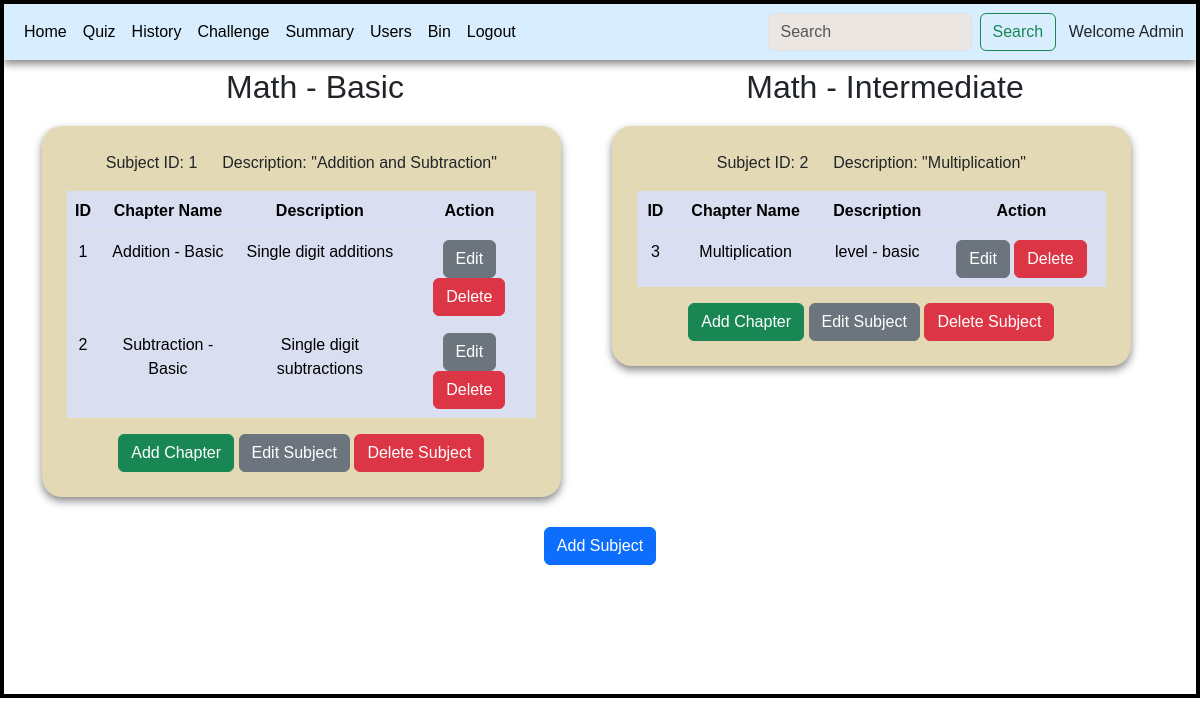
/admin, run on an earlier commit of the app's database.
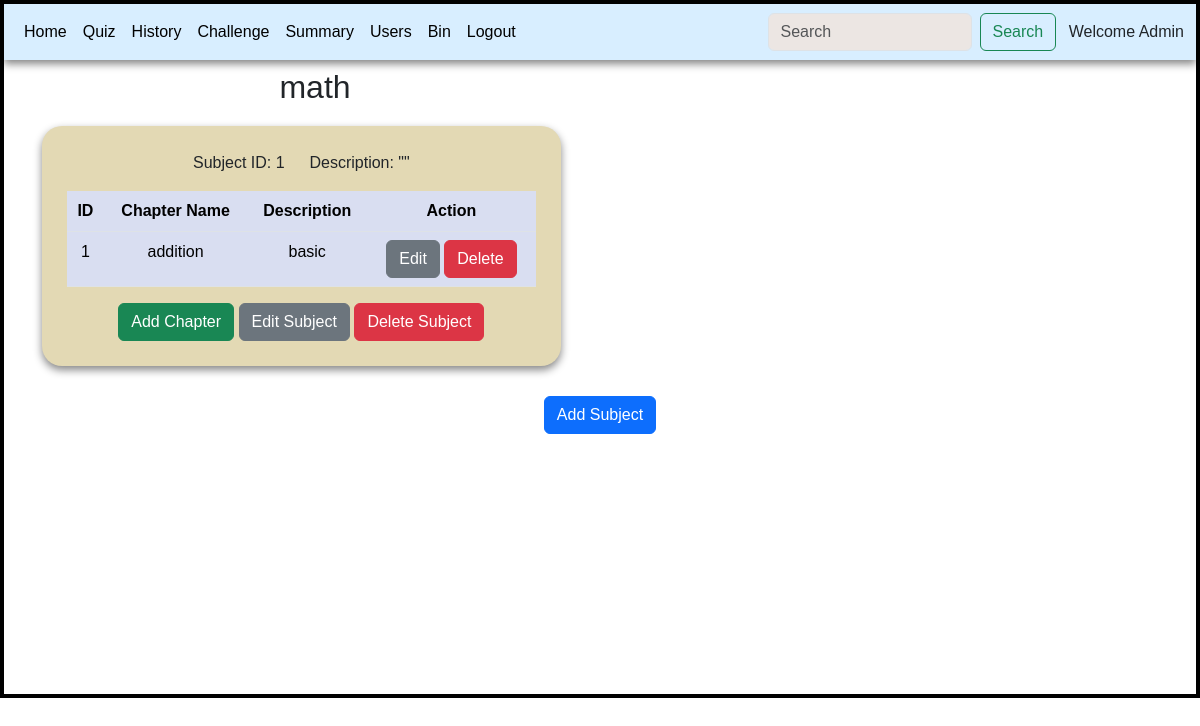
And on a later commit of the database.
### controllers/models.py (models this page shows)
class Subject(db.Model):
    id = db.Column(db.Integer(), primary_key=True)
    name = db.Column(db.String(), nullable=False, unique=True)
    description = db.Column(db.String(), nullable=True)
    chapters = db.relationship('Chapter', backref='subject')

class Chapter(db.Model):
    id = db.Column(db.Integer, primary_key=True)
    subject_id = db.Column(db.Integer, db.ForeignKey('subject.id'), nullable=False)
    name = db.Column(db.String(), nullable=False)
    description = db.Column(db.String(), nullable=True)
    quizzes = db.relationship('Quiz', backref='chapter')

### controllers/main.py (the view, shortened to what this page needs)
@app.route('/admin',methods=['GET','POST'])
def admin_dashboard():
    subjects = Subject.query.all()
    if 'emsg' in request.args:
        emsg = request.args.get('emsg')
        return render_template('admin_dashboard.html',subjects=subjects,emsg=emsg)
    if subjects:
        return render_template('admin_dashboard.html',subjects=subjects)
    else:
        return render_template('admin_dashboard.html',subjects=[])

### templates/admin_dashboard.html (shortened to what this page needs)
<!DOCTYPE html>
<html lang="en">
<head>
    <link rel="stylesheet" href="/static/style.css">
    <link href="https://cdn.jsdelivr.net/npm/bootstrap@5.3.3/dist/css/bootstrap.min.css" rel="stylesheet">
</head>
<body>
    <div id="main">
        <div id="canvas">
          <nav class="navbar navbar-expand-lg bg-body-dark" id="nav">
                <div class="container-fluid">
                  <div class="collapse navbar-collapse" id="navbarSupportedContent">
                    <ul class="navbar-nav me-auto mb-2 mb-lg-0">
                      <li class="nav-item">
                        <a class="nav-link active" aria-current="page" href="/admin">Home</a>
                      </li>
                      <li class="nav-item">
                        <a class="nav-link active" aria-current="page" href="/quizmantemp">Quiz</a>
                      </li>
                      <li class="nav-item">
                        <a class="nav-link active" aria-current="page" href="/history">History</a>
                      </li>
                      <li class="nav-item">
                        <a class="nav-link active" aria-current="page" href="/challengeque">Challenge</a>
                      </li>
                      <li class="nav-item">
                        <a class="nav-link active" aria-current="page" href="/adminsummary">Summary</a>
                      </li>
                      <li class="nav-item">
                        <a class="nav-link active" aria-current="page" href="/usersdata">Users</a>
                      </li>
                      <li class="nav-item">
                        <a class="nav-link active" aria-current="page" href="/bin">Bin</a>
                      </li>
                      <li class="nav-item">
                        <a class="nav-link active" aria-current="page" href="/">Logout</a>
                      </li>
                    </ul>
                    <form class="d-flex" action="/adminsearch/ad">
                      <input class="form-control me-2" type="search" placeholder="Search" aria-label="Search" name="searchword" style="background-color: #ece6e3;">
                      <button class="btn btn-outline-success" type="submit">Search</button>
                    </form>
                  </div>
                  <span>&ensp; Welcome Admin</span>
                </div>
              </nav>
              <div class="container">
                {% if subjects %}
                <div class="row">
                  {% for subject in subjects %}
                  <div class="col-md-6">
                      <h2 class="text-center mt-2">{{ subject.name}}</h2>
                    <div class="table-div">
                      <p class="text-center">Subject ID: {{ subject.id }} &ensp;&ensp; Description: "{{subject.description}}"</p>
                      <table class="table table-hover">
                        <thead>
                          <tr>
                            <th scope="col">ID</th>
                            <th scope="col">Chapter Name</th>
                            <th scope="col">Description</th>
                            <th scope="col">Action</th>
                          </tr>
                        </thead>
                        <tbody>
                          {% for chapter in subject.chapters %}
                            <tr>
                              <td>{{ chapter.id }}</td>
                              <td>{{ chapter.name }}</td>
                              <td>{{ chapter.description }}</td>
                              <td>
                                <a href='/editchapter/{{chapter.id}}' class="btn btn-secondary">Edit</a>
                                <a href='/deletechapter/{{chapter.id}}' class="btn btn-danger">Delete</a>
                              </td>
                            </tr>
                          {% endfor %}
                        </tbody>
                      </table>
                      <div class="text-center">
                        <a href= '/addchapter/{{subject.id}}' class="btn btn-success">Add Chapter</a>
                        <a href="/editsubject/{{ subject.id }}" class="btn btn-secondary">Edit Subject</a>
                        <a href="/deletesubject/{{ subject.id }}" class="btn btn-danger">Delete Subject</a>
                      </div>
                    </div>
                  </div>
                  {% endfor %}
                </div>
                {% endif %}
              </div>
              <div class="text-center">
                <a href="/addsubject" class="btn btn-primary" style="position: relative;; margin-top: 10px;">Add Subject</a>
              </div>
        </div>
    </div>
</body>
</html>

### static/style.css (style rules this page uses)
* { margin: 0px; font-family: 'Gill Sans', 'Gill Sans MT', Calibri, 'Trebuchet MS', sans-serif; }
#main, #canvas { border: 2px solid black; }
#canvas { margin: auto; min-height: 694px; position: relative; }
.table-div { background-color:#E3D9B4 !important; width: 95% !important; margin-top: 20px !important; margin-bottom: 20px !important; height: auto !important; border-radius: 20px; padding: 25px; box-shadow: 0 4px 8px rgba(0, 0, 0, 0.477); }
.table th, td { background-color: #D9DEF1 !important; padding: 10px; text-align: center; }
#nav { background-color: #d8eeff; box-shadow: 0 4px 8px rgba(0, 0, 0, 0.477); }

What changed in the data, as far as the page shows it:
removed Chapter: id "2", name "Subtraction - Basic", description "Single digit subtractions"
removed Subject: name "Math - Intermediate", id "2", description "Multiplication"
removed Chapter: id "3", name "Multiplication", description "level - basic", shown under "Math - Intermediate"
changed Subject id 1: name "Math - Basic" → "math"; description "Addition and Subtraction" → (not shown)
changed Chapter id 1: name "Addition - Basic" → "addition"; description "Single digit additions" → "basic"
